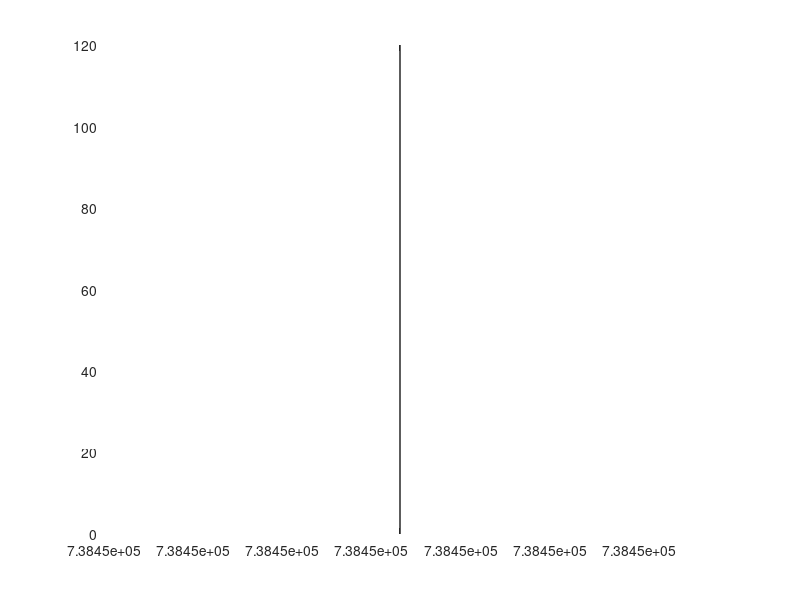

This chart was generated by the following MATLAB code: (Note: this script raises an error after producing the figure.)
%=============================================================================
% Copyright (c) 2016-present Allan CORNET (Nelson)
%=============================================================================
% This file is part of Nelson.
%=============================================================================
% LICENCE_BLOCK_BEGIN
% SPDX-License-Identifier: LGPL-3.0-or-later
% LICENCE_BLOCK_END
%=============================================================================
% <--ADV-CLI MODE-->
%=============================================================================
% Manual limits stay as set when patches are added (datenum-size values).
t0 = 738451.0384;
w = 60 / 86400;
f = figure('Visible', 'off');
ax = axes(f);
plot(ax, t0 + (0:100) * w / 100, 1:101);
set(ax, 'XLim', t0 + [0 w]);
xl = get(ax, 'XLim');
p = patch(ax, t0 + w / 3 + [0 0 0 0], [2 2 5 5], 'r');
asserts.isequal(get(ax, 'XLim'), xl);
asserts.isequal(get(ax, 'XLimMode'), 'manual');
patch(ax, t0 + w / 3 + [0 0.1 0.1 0], [2 2 5 5], 'r');
asserts.isequal(get(ax, 'XLim'), xl);
%=============================================================================
% Manual YLim is kept too, and the auto YLim is not frozen.
asserts.isequal(get(ax, 'YLimMode'), 'auto');
set(ax, 'YLim', [0 10]);
patch(ax, t0 + [1 2 2 1], [50 50 60 60], 'g');
asserts.isequal(get(ax, 'YLim'), [0 10]);
asserts.isequal(get(ax, 'XLim'), xl);
%=============================================================================
% Changing patch data later does not move manual limits.
set(p, 'XData', t0 + [5 6 6 5]');
asserts.isequal(get(ax, 'XLim'), xl);
asserts.isequal(get(ax, 'YLim'), [0 10]);
delete(f);
%=============================================================================
% Plain values: zero-width patch inside and outside a manual range.
f = figure('Visible', 'off');
ax = axes(f);
plot(ax, 1:10);
set(ax, 'XLim', [1000 1001]);
patch(ax, [1000.5 1000.5 1000.5 1000.5], [2 2 5 5], 'r');
asserts.isequal(get(ax, 'XLim'), [1000 1001]);
patch(ax, [1 2 2 1], [1 1 2 2], 'r');
asserts.isequal(get(ax, 'XLim'), [1000 1001]);
%=============================================================================
% Manual ZLim is kept for a 3-D patch.
set(ax, 'ZLim', [-1 1]);
patch(ax, [1 2 2], [1 1 2], [5 6 7], 'r');
asserts.isequal(get(ax, 'ZLim'), [-1 1]);
%=============================================================================
% Other primitives keep manual limits too.
line(ax, [0 5000], [0 1]);
surface(ax, [0 3000; 0 3000], [0 0; 1 1], zeros(2));
text(ax, 9000, 1, 'x');
asserts.isequal(get(ax, 'XLim'), [1000 1001]);
asserts.isequal(get(ax, 'ZLim'), [-1 1]);
delete(f);
%=============================================================================
% Patch property form (Faces/Vertices) also keeps manual limits.
f = figure('Visible', 'off');
ax = axes(f);
set(ax, 'XLim', [0 1], 'YLim', [0 1]);
patch(ax, 'Faces', [1 2 3], 'Vertices', [5 5 0; 6 5 0; 6 6 0], 'FaceColor', 'r');
asserts.isequal(get(ax, 'XLim'), [0 1]);
asserts.isequal(get(ax, 'YLim'), [0 1]);
delete(f);
%=============================================================================
% Auto limits still include a new zero-width patch.
f = figure('Visible', 'off');
ax = axes(f);
patch(ax, 1000.5 + [0 0 0 0], [2 2 5 5], 'r');
asserts.isequal(get(ax, 'XLimMode'), 'auto');
asserts.isapprox(get(ax, 'XLim'), [999.5 1001.5], 1e-12);
asserts.isapprox(get(ax, 'YLim'), [2 5], 1e-12);
delete(f);
%=============================================================================
f = figure('Visible', 'off');
ax = axes(f);
plot(ax, 1:10);
patch(ax, [20 20 20 20], [2 2 5 5], 'r');
asserts.isapprox(get(ax, 'XLim'), [0 20], 1e-12);
asserts.isapprox(get(ax, 'YLim'), [1 10], 1e-12);
delete(f);
%=============================================================================
f = figure('Visible', 'off');
ax = axes(f);
plot(ax, t0 + (0:100) * w / 100, 1:101);
patch(ax, t0 + w / 3 + [0 0 0 0], [2 2 5 5], 'r');
asserts.isequal(get(ax, 'XLimMode'), 'auto');
xl = get(ax, 'XLim') - t0;
assert(abs(xl(1)) < 1e-8);
assert(abs(xl(2) - 0.0007) < 1e-8);
delete(f);
%=============================================================================
